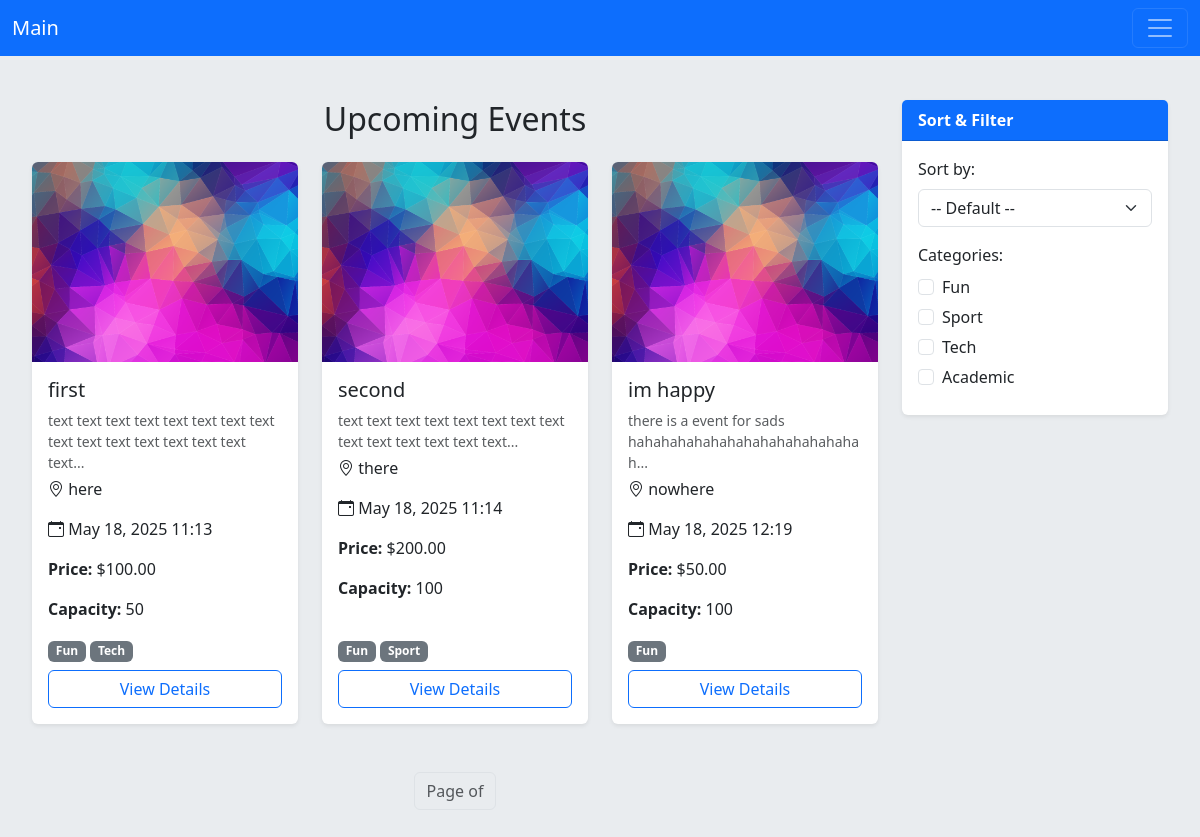
/events/, run on an earlier commit of the app's database.
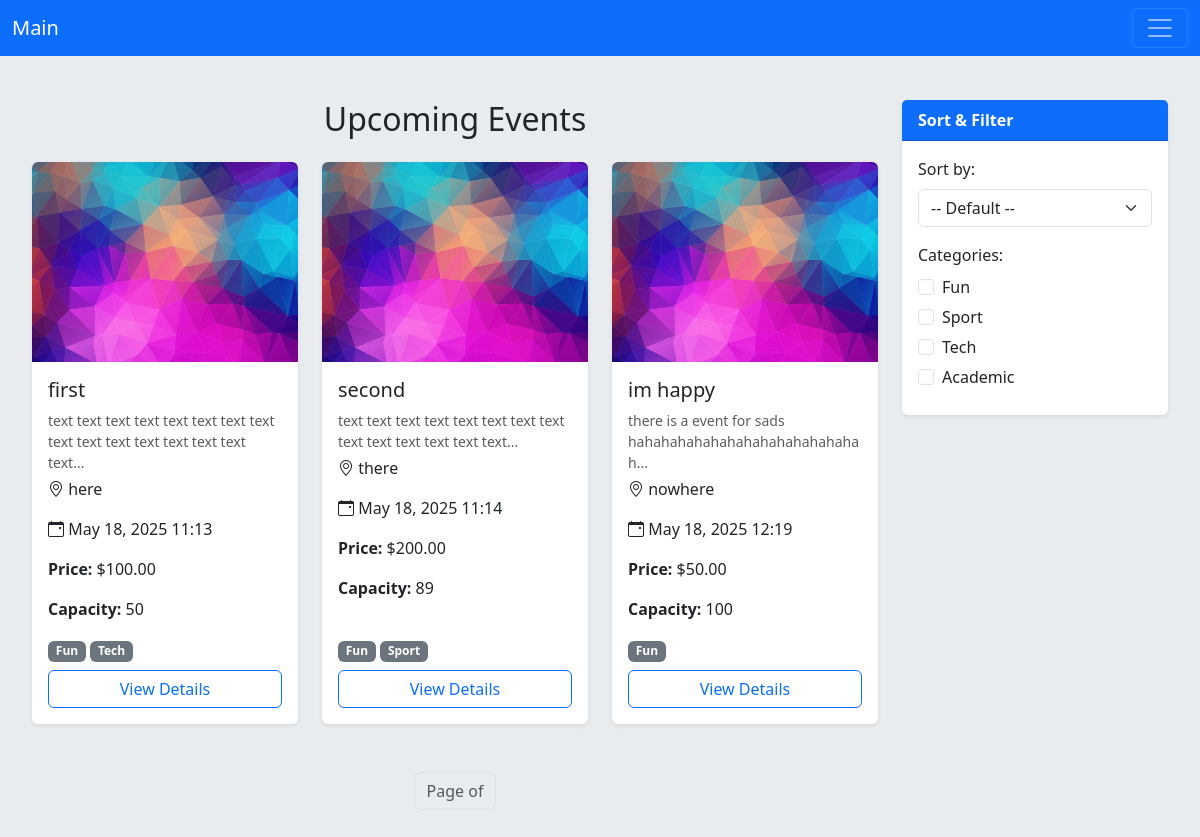
And on a later commit of the database.
### events/models.py (models this page shows, shortened)
class Event(models.Model):
    name = models.CharField(max_length=255)
    description = models.TextField()
    start_date = models.DateTimeField()
    end_date = models.DateTimeField()
    location = models.CharField(max_length=255)
    price_per_ticket = models.DecimalField(max_digits=10, decimal_places=2)
    capacity = models.IntegerField()
    organizer = models.ForeignKey(User, on_delete=models.CASCADE, related_name='events')
    image = models.ImageField(upload_to='events/%Y/%m/%d/', null=True, blank=True)
    is_active = models.BooleanField(default=True)
    category = models.ManyToManyField(Category, related_name='events', default=0)

### events/views.py (the view)
# urls.py: path('', views.EventListView.as_view(), name='list'),
class EventListView(ListView):
    model = Event
    template_name = 'events/event_list.html'
    context_object_name = 'events'
    paginate_by = 6
    def get_queryset(self):
        queryset = super().get_queryset()
        order_by = self.request.GET.get('order_by')
        if order_by == 'price_asc':
            queryset = queryset.order_by('price_per_ticket')
        elif order_by == 'price_desc':
            queryset = queryset.order_by('-price_per_ticket')
        elif order_by == 'newest':
            queryset = queryset.order_by('start_date')
        elif order_by == 'oldest':
            queryset = queryset.order_by('-start_date')
        categories = self.request.GET.getlist('category')
        if categories:
            queryset = queryset.filter(category__slug__in=categories).distinct()
        return queryset
    def get_context_data(self, **kwargs):
        context = super().get_context_data(**kwargs)
        context['categories'] = Category.objects.all()
        context['selected_categories'] = self.request.GET.getlist('category')  # ✅ add this
        return context

### events/templates/events/event_list.html (shortened to what the changed rows need)
{% extends 'base.html' %}
{% load static %}
{% block body %}
<div class="container-fluid mt-4">
    <div class="row justify-content-center">
        <main class="col-md-9 order-2 order-md-1">
            <h2 class="text-center mb-4">Upcoming Events</h2>
            <div class="row">
                {% for event in events %}
                    <div class="col-md-6 col-lg-4 mb-4">
                        <div class="card h-100 border-0 shadow-sm">
                            <img src="{% if event.image %}{{ event.image.url }}{% else %}{% static 'events/images/default_event_image.webp' %}{% endif %}" class="card-img-top rounded-top" alt="{{ event.name }}" style="height: 200px; object-fit: cover;">
                            <div class="card-body d-flex flex-column">
                                <h5 class="card-title">{{ event.name }}</h5>
                                <p class="card-text text-muted small mb-1">{{ event.description|slice:":100" }}...</p>
                                <p class="card-text"><i class="bi bi-geo-alt"></i> {{ event.location }}</p>
                                <p class="card-text"><i class="bi bi-calendar-event"></i> {{ event.start_date|date:"M d, Y H:i" }}</p>
                                <p class="card-text"><strong>Price:</strong> ${{ event.price_per_ticket }}</p>
                                <p class="card-text"><strong>Capacity:</strong> {{ event.capacity }}</p>
                                <div class="mt-auto">
                                    <p class="mb-2">
                                        {% for category in event.category.all %}
                                            <span class="badge bg-secondary">{{ category.name }}</span>
                                        {% empty %}
                                            <span class="text-muted">No categories</span>
                                        {% endfor %}
                                    </p>
                                    <a href="{% url 'events:detail' event.id %}" class="btn btn-outline-primary w-100">View Details</a>
                                </div>
                            </div>
                        </div>
                    </div>
                {% empty %}
                    <div class="col-12">
                        <div class="alert alert-info text-center">No upcoming events available at the moment.</div>
                    </div>
                {% endfor %}
            </div>
        </main>
    </div>
</div>
{% endblock %}

What changed in the data, as far as the page shows it:
changed Event "second": capacity "100" → "89"
